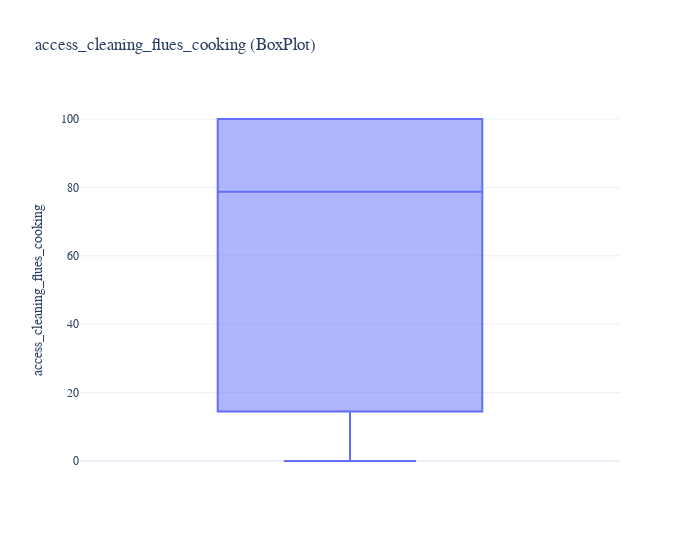

The notebook cell this image was saved under:
### Code cell
# Create the box plot using Plotly Express for 'access_cleaning_flues_cooking'
fig1 = px.box(energy_data['access_cleaning_flues_cooking'], y='access_cleaning_flues_cooking', template='plotly_white', title='access_cleaning_flues_cooking (BoxPlot)',width=700)
# Customize the layout of the box plot
fig1.update_layout(font=dict(size=(12), family="Franklin Gothic"))
# Display the box plot
fig1.show()

### Figure 1 — Plotly figure (JSON) as saved in the notebook; plotly's stock layout.template omitted (floating-point values rounded to 4 significant figures; data arrays with more than 128 entries replaced by an {"elided": "..."} marker saying what was removed)
{"data": [{"alignmentgroup": "True", "hovertemplate": "access_cleaning_flues_cooking=%{y}<extra></extra>", "legendgroup": "", "marker": {"color": "#636efa"}, "name": "", "notched": false, "offsetgroup": "", "orientation": "v", "showlegend": false, "x0": " ", "xaxis": "x", "y": {"elided": "3654 float values"}, "y0": " ", "yaxis": "y", "type": "box"}], "layout": {"xaxis": {"anchor": "y", "domain": [0.0, 1.0]}, "yaxis": {"anchor": "x", "domain": [0.0, 1.0], "title": {"text": "access_cleaning_flues_cooking"}}, "legend": {"tracegroupgap": 0}, "title": {"text": "access_cleaning_flues_cooking (BoxPlot)"}, "boxmode": "group", "width": 700, "font": {"size": 12, "family": "Franklin Gothic"}}}
